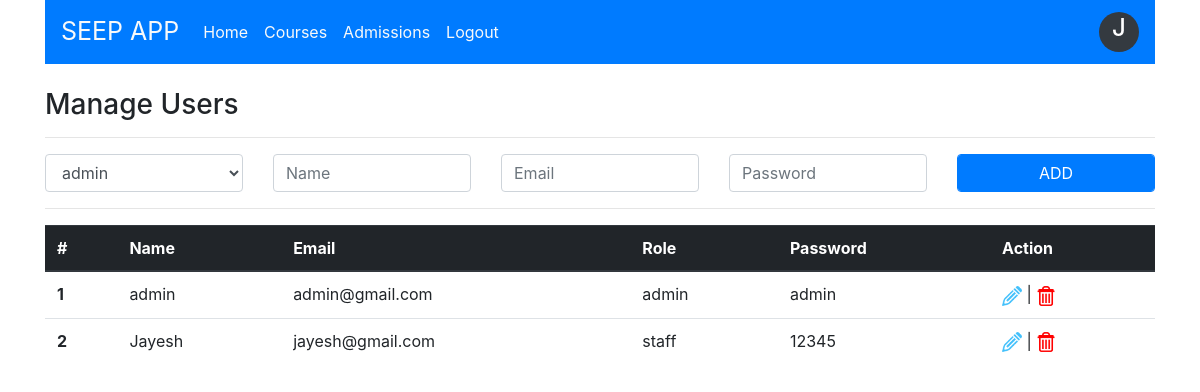
Page /users.php (signed in) on the committed database.
### tables this page shows
CREATE TABLE `user` (
  `user_id` int(11) NOT NULL,
  `user_name` varchar(15) NOT NULL,
  `user_email` varchar(25) NOT NULL,
  `user_password` varchar(15) NOT NULL,
  `role_id` int(11) NOT NULL
);

CREATE TABLE `role` (
  `role_id` int(11) NOT NULL,
  `role_name` varchar(15) NOT NULL
);

### users.php (the view, shortened to what this page needs)
<html>
<head>
    <link rel="stylesheet" href="css/style.css">
    <link rel="stylesheet" href="https://maxcdn.bootstrapcdn.com/bootstrap/4.0.0/css/bootstrap.min.css">
</head>
<body>
<?php
    include("include/dbconnection.php");
    $userName="";
    $userEmail="";
    $userPassword="";
    $userRole="";
    $qry = "SELECT * FROM user, role WHERE user.role_id=role.role_id";
    $userList = mysqli_query($con, $qry);
?>
<div class="container">
   <?php include("include/header.php");
   ?>
   <br>
   <section>
        <div class="row">
            <div class="col">
            <h3> Manage Users </h3>
            <hr>
            <form action="" method="post">
                <div class="row">
                    <div class="col">
                        <select class="form-control" name="txtRole" >
                            <?php
                                $qry = "SELECT * FROM role";
                                $roleList = mysqli_query($con, $qry);
                                while($role = mysqli_fetch_assoc($roleList))
                                {
                                    if($role["role_id"] == $userRole)
                                        echo "<option value='".$role["role_id"]."' selected=selected> ".$role["role_name"]." </option>";
                                    else
                                        echo "<option value='".$role["role_id"]."'> ".$role["role_name"]." </option>";
                                }
                            ?>
                        </select>
                    </div>
                    <div class="col">
                        <input type="text" name="txtName" class="form-control" placeholder="Name" value="<?=$userName?>" required>
                    </div>
                    <div class="col">
                        <input type="text" name="txtEmail" class="form-control" placeholder="Email" value="<?=$userEmail?>" required>
                    </div>
                    <div class="col">
                        <input type="text" name="txtPassword" class="form-control" placeholder="Password" value="<?=$userPassword?>" required>
                    </div>
                    <div class="col">
                        <?php if( isset($_REQUEST["edit"]) ) { ?>
                        <input type="submit" name="btnUpdateUser" class="btn btn-secondary" value="UPDATE">
                        <a href="users.php" class="btn btn-primary"> CANCEL </a>
                        <?php } else { ?>
                        <input type="submit" name="btnAddUser" class="form-control btn btn-primary" value="ADD">
                        <?php } ?>
                    </div>
                </div>
            </form>
            <hr>
            <table class="table" id="jk">
                <thead class="thead-dark">
                    <tr>
                    <th scope="col">#</th>
                    <th scope="col">Name</th>
                    <th scope="col">Email</th>
                    <th scope="col">Role</th>
                    <th scope="col">Password</th>
                    <th scope="col">Action</th>
                    </tr>
                </thead>
                <tbody>
                    <?php while($user = mysqli_fetch_assoc($userList)) { ?>
                    <tr>
                        <th scope="row"><?=$user["user_id"]?></th>
                        <td><?=$user["user_name"]?></td>
                        <td><?=$user["user_email"]?></td>
                        <td><?=$user["role_name"]?></td>
                        <td><?=$user["user_password"]?></td>
                        <td>
                            <a href="users.php?edit=<?=$user["user_id"]?>"><img src="images/edit.png" title="Edit" width=20px;></a> |
                            <a href="users.php?delete=<?=$user["user_id"]?>"><img src="images/delete.png" title="Delete" width=20px;></a>
                        </td>
                    </tr>
                    <?php } ?>
                </tbody>
                </table>
            </div>
        </div>
   </section>
</div>
</body>
</html>

### rows in the picture
user: user_id "1", user_name "admin", user_email "admin@gmail.com", role.role_name "admin", user_password "admin"
user: user_id "2", user_name "Jayesh", user_email "jayesh@gmail.com", role.role_name "staff", user_password "12345"

### other values in the picture
$username1 "J"
form field txtRole "admin"
